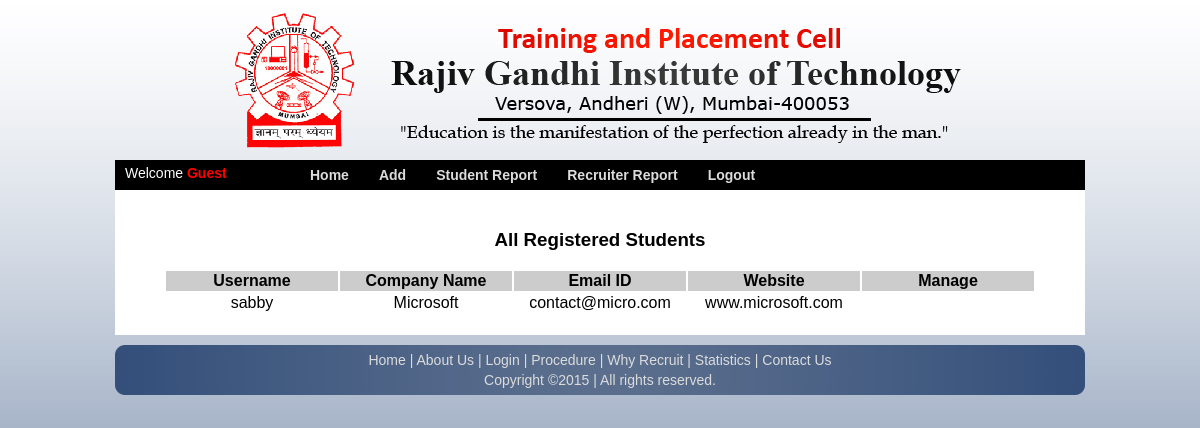
/index.php/admin/register_recruiter, run on the app's committed database.
### tables this page shows
CREATE TABLE `tbl_recruiterorganisationdetails` (
  `username` varchar(50) NOT NULL,
  `OrganizationName` varchar(50) NOT NULL,
  `BusinessSector` varchar(50) NOT NULL,
  `Certificate1` varchar(50) DEFAULT NULL,
  `Certificate2` varchar(50) DEFAULT NULL,
  `Certificate3` varchar(50) DEFAULT NULL,
  `Website` varchar(100) DEFAULT NULL,
  `EmailID1` varchar(100) NOT NULL,
  `EmailID2` varchar(100) DEFAULT NULL,
  `Address` varchar(1024) DEFAULT NULL,
  `OrganizationEnvironment` varchar(2000) DEFAULT NULL,
  `TermsAndCondition` varchar(2000) DEFAULT NULL,
  `Other` varchar(2000) DEFAULT NULL,
  `SizeOfOrganization` int(11) DEFAULT NULL
);

### application/controllers/Admin.php (called while the page is built, shortened)
<?php
class Admin extends MY_Controller
{
    public function register_recruiter()
    {
        $this->load->model('adminmodel');
        $register_recruiter = $this->adminmodel->register_recruiter();
        $this->load->view('tp/admin/view_reports/recruiter/frm_view_register_recruiter',['register_recruiter'=>$register_recruiter]);
    }
}
?>

### index.php (called while the page is built, shortened)
<?php
require_once BASEPATH.'core/CodeIgniter.php';

### application/models/Adminmodel.php (called while the page is built, shortened)
<?php
class Adminmodel extends CI_Model
{
    public function register_recruiter()
    {
        $q = $this->db->from('tbl_recruiterorganisationdetails')
                        ->order_by('username', 'ASC')
                        ->get();
        return $q->result();
    }
}
 ?>

### application/views/tp/admin/view_reports/recruiter/frm_view_register_recruiter.php (the view)
<?php include("/var/www/html/trainplace/application/views/tp/admin/header.php");?>
<div id="section">
<div id="innersection">
<h3 align="center">All Registered Students</h3>
<table style="margin-left:auto; margin-right:auto; text-align:center">
    <tr style="background-color:#ccc; text-align:center;">
      <td style="width:170px;"><strong>Username</strong></td>
      <td style="width:170px;"><strong>Company Name</strong></td>
      <td style="width:170px;"><strong>Email ID</strong></td>
      <td style="width:170px;"><strong>Website</strong></td>
      <td style="width:170px;"><strong>Manage</strong></td>
    </tr>
    <?php foreach ($register_recruiter as $row):?>
    <tr>
      <td><?php echo $row->username ?></td>
      <td><?php echo $row->OrganizationName ?></td>
      <td><?php echo $row->EmailID1 ?></td>
      <td><?php echo $row->Website ?></td>
    <?php endforeach; ?>
</table>
</div>
</div>
<?php include("/var/www/html/trainplace/application/views/tp/admin/footer.php");?>

### assets/css/style2.css (style rules this page uses)
body { margin-left:auto; margin-right:auto; margin-top:0; background-image:url(../images/bg.jpg); background-repeat:repeat-x; width:970px; font-family:Arial; }
#innersection { padding:20px; }
#section { width: 970px; height: auto; float: left; background-color: #fff; margin-bottom: 10px; }

### data on the page
tbl_recruiterorganisationdetails: username "sabby", OrganizationName "Microsoft", EmailID1 "contact@micro.com", Website "www.microsoft.com"
